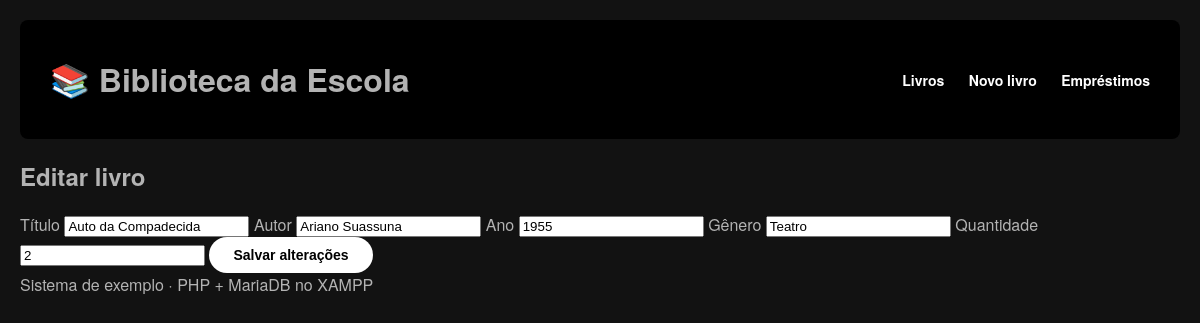
The page /editar.php?id=11 on the database its author committed.
### tables this page shows
CREATE TABLE livros (
  id          INT AUTO_INCREMENT PRIMARY KEY,
  titulo      VARCHAR(150) NOT NULL,
  autor       VARCHAR(100) NOT NULL,
  ano         INT,
  genero      VARCHAR(50),
  quantidade  INT NOT NULL DEFAULT 1
);

### conexao.php (called while the page is built, shortened)
<?php
function e($texto) {
    return htmlspecialchars((string)$texto, ENT_QUOTES, 'UTF-8');
}

### editar.php (the view, shortened to what this page needs)
<?php
require 'conexao.php';
$id = (int)($_GET['id'] ?? $_POST['id'] ?? 0);
$consulta = $pdo->prepare("SELECT * FROM livros WHERE id = :id");
$consulta->execute([':id' => $id]);
$livro = $consulta->fetch();
require 'topo.php';
?>
<h2>Editar livro</h2>
<form method="post" class="ficha">
  <label>Título <input name="titulo" value="<?= e($livro['titulo']) ?>" required maxlength="150"></label>
  <label>Autor <input name="autor" value="<?= e($livro['autor']) ?>" required maxlength="100"></label>
  <label>Ano <input name="ano" type="number" value="<?= e($livro['ano']) ?>"></label>
  <label>Gênero <input name="genero" value="<?= e($livro['genero']) ?>" maxlength="50"></label>
  <label>Quantidade <input name="quantidade" type="number" min="1" value="<?= e($livro['quantidade']) ?>" required></label>
  <button>Salvar alterações</button>
</form>
<?php require 'rodape.php'; ?>

### estilo.css (style rules this page uses)
body { background-color: #121212; color: #B3B3B3; font-family: 'Montserrat', 'Helvetica Neue', Helvetica, Arial, sans-serif; margin: 0; padding: 20px; }
button, input[type="submit"] { background-color: #FFFFFF; color: #000000; border: none; padding: 10px 24px; font-weight: 700; font-size: 14px; border-radius: 50px; cursor: pointer; transition: transform 0.2s, background-color 0.2s; }

### rows shown on the page
livros: titulo "Auto da Compadecida", autor "Ariano Suassuna", ano "1955", genero "Teatro", quantidade "2"
